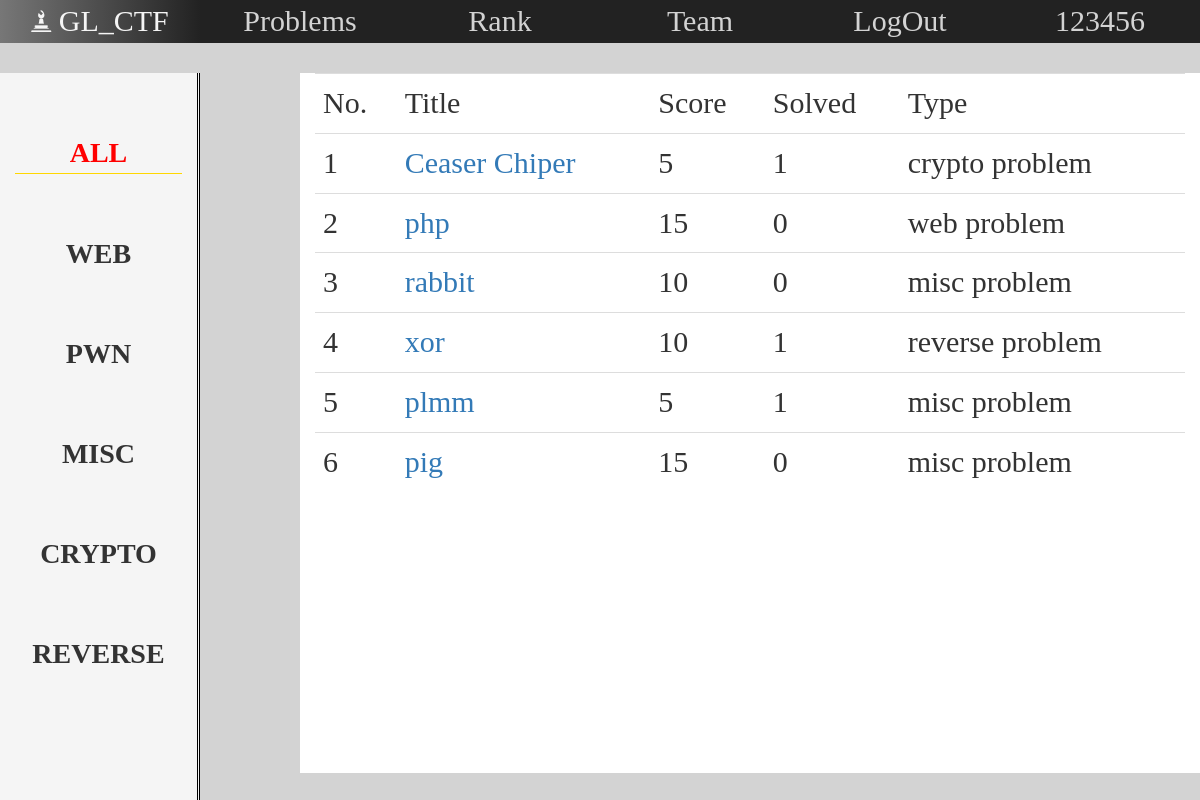
Page /problems/ (signed in) on the committed database.
### CTFweb/models.py (models this page shows, shortened)
class User(models.Model):
    username = models.CharField(max_length=10, unique=True)
    password = models.CharField(max_length=10)
    stu_id = models.CharField(max_length=10, unique=True)
    scores = models.IntegerField(default=0)
    answers = models.IntegerField(default=0)
    web = models.IntegerField(default=0)
    misc = models.IntegerField(default=0)
    pwn = models.IntegerField(default=0)
    crypto = models.IntegerField(default=0)
    reverse = models.IntegerField(default=0)
    team = models.ForeignKey(Team, on_delete=models.SET_NULL, null=True)
    c_time = models.DateTimeField(auto_now_add=True)
    motto = models.CharField(max_length=255, default="I'm lazy so here's no motto.")
    class Meta:
        ordering = ['-scores']
        verbose_name = '用户'
        verbose_name_plural = '用户'

class Problem(models.Model):
    PROBLEM_TYPE = (
        (1, 'web problem'),
        (2, 'misc problem'),
        (3, 'pwn problem'),
        (4, 'crypto problem'),
        (5, 'reverse problem'),
    )
    title = models.CharField(max_length=50)
    text = models.CharField(max_length=255)
    type = models.IntegerField(choices=PROBLEM_TYPE)
    answer = models.CharField(max_length=255)
    uploader = models.CharField(max_length=20, default='original')
    scores = models.IntegerField(default=0)
    address = models.CharField(max_length=255, default='')
    answered_user_number = models.IntegerField(default=0)
    answered_user = models.ManyToManyField(User, through='Answer_Ship')
    answered_team = models.ManyToManyField(Team, through='Problem_Team_Ship')
    class Meta:
        ordering = ['id']
        verbose_name = '题目'
        verbose_name_plural = '题目'

### CTFweb/views.py (the view)
# urls.py: url(r'^problems/(?P<pro_type>.*)$', views.problems),
def problems(request, pro_type):
    login_name = ''
    if request.session.get('id'):
        user = models.User.objects.get(id=request.session.get('id'))
        login_name = user.username
    if pro_type == 'web':
        problem_list = models.Problem.objects.filter(type=1)
    elif pro_type == 'misc':
        problem_list = models.Problem.objects.filter(type=2)
    elif pro_type == 'pwn':
        problem_list = models.Problem.objects.filter(type=3)
    elif pro_type == 'crypto':
        problem_list = models.Problem.objects.filter(type=4)
    elif pro_type == 'reverse':
        problem_list = models.Problem.objects.filter(type=5)
    else:
        problem_list = models.Problem.objects.all()
    return render(request, 'problems.html', locals())

### templates/problems.html (shortened to what this page needs)
<!DOCTYPE html>
<html>
	<head>
		<link rel="stylesheet" href="https://cdn.staticfile.org/twitter-bootstrap/3.3.7/css/bootstrap.min.css">
	</head>
	<body>
		<div class="container-fluid">
				<div id="bar" class="row">
                    <div id="logo" class="col-md-2 col-sm-2 col-lg-2">
						<span class="glyphicon glyphicon-bishop" style="font-size: 20px;"></span>
						GL_CTF
					</div>
					<div id="problems" class="col-md-2 col-sm-2 col-lg-2 normal">
						<span>
							Problems
						</span>
					</div>
					<div id="rank" class="col-md-2 col-sm-2 col-lg-2 normal">
						<span>
							Rank
						</span>
					</div>
					<div id="teams" class="col-md-2 col-sm-2 col-lg-2 normal">
						<span>
							Team
						</span>
					</div>
					<div  id="login" class="col-md-2 col-sm-2 col-lg-2 normal">
						<span>
							{% if login_name %}
                                LogOut
                            {% else %}
                                LogIn
                            {% endif %}
						</span>
					</div>
					<div id="register" class="col-md-2 col-sm-2 col-lg-2 normal">
						<span>
							{% if login_name %}
                                {{login_name}}
                            {% else %}
                                Register
                            {% endif %}
						</span>
					</div>
				</div>
			<div class="row">
				<div class="col-md-2 col-lg-2 col-sm-2" id="lef_nav">
					{% if pro_type == 'web' %}
                        <div class="pill" id="all">ALL</div>
                        <div class="pill active" id="web">WEB</div>
                        <div class="pill" id="pwn">PWN</div>
                        <div class="pill" id="misc">MISC</div>
                        <div class="pill" id="crypto">CRYPTO</div>
                        <div class="pill" id="reverse">REVERSE</div>
                    {% else %}
                        <div class="pill active" id="all">ALL</div>
                        <div class="pill" id="web">WEB</div>
                        <div class="pill" id="pwn">PWN</div>
                        <div class="pill" id="misc">MISC</div>
                        <div class="pill" id="crypto">CRYPTO</div>
                        <div class="pill" id="reverse">REVERSE</div>
					{% endif %}
				</div>
				<div class="col-md-9 col-lg-9 col-sm-9 col-md-push-1" id="main_block">
					<div class="problem">
						<table class="table table-hover">
							<tr>
								<td>No.</td>
								<td>Title</td>
								<td>Score</td>
								<td>Solved</td>
								<td>Type</td>
							</tr>
							{% for problem in problem_list %}
							<tr>
								<td>{{ forloop.counter }}</td>
								<td>
									<a href="/problem/?id={{ problem.id }}">{{problem.title}}</a>
								</td>
								<td>{{ problem.scores }}</td>
								<td>{{ problem.answered_user_number }}</td>
								<td>{{ problem.get_type_display }}</td>
							</tr>
                            {% endfor %}
						</table>
					</div>
				</div>
			</div>
		</div>
	</body>
</html>

### templates/problems.html (style rules this page uses)
#bar { background-color: #222222; margin-bottom: 30px; }
.normal { color: lightgray; font-size: 30px; font-family: "Italic"; text-align: center; border-right: lightgray; }
#lef_nav { height: 770px; background-color: whitesmoke; border-right: 3px double #000000; }
.pill { font-size: 28px; margin-top: 60px; font-family: "Italic"; text-align: center; font-weight: bold; }
.active { border-bottom: 1px solid gold; color: red; }
#main_block { height: 700px; background-color: white; }
body { background-color: lightgray; }
.problem { font-size: 30px; font-family: "times new roman"; }
a:link { text-decoration: none; }
#logo { font-family: "Calibri (正文)"; font-size: 30px; color: whitesmoke; text-align: center; background-color: black; background-image: linear-gradient(to right, #777777, #222222); }

### rows in the picture
User: username "123456"
Problem: title "Ceaser Chiper", scores "5", answered_user_number "1", type "crypto problem"
Problem: title "php", scores "15", answered_user_number "0", type "web problem"
Problem: title "rabbit", scores "10", answered_user_number "0", type "misc problem"
Problem: title "xor", scores "10", answered_user_number "1", type "reverse problem"
Problem: title "plmm", scores "5", answered_user_number "1", type "misc problem"
Problem: title "pig", scores "15", answered_user_number "0", type "misc problem"
